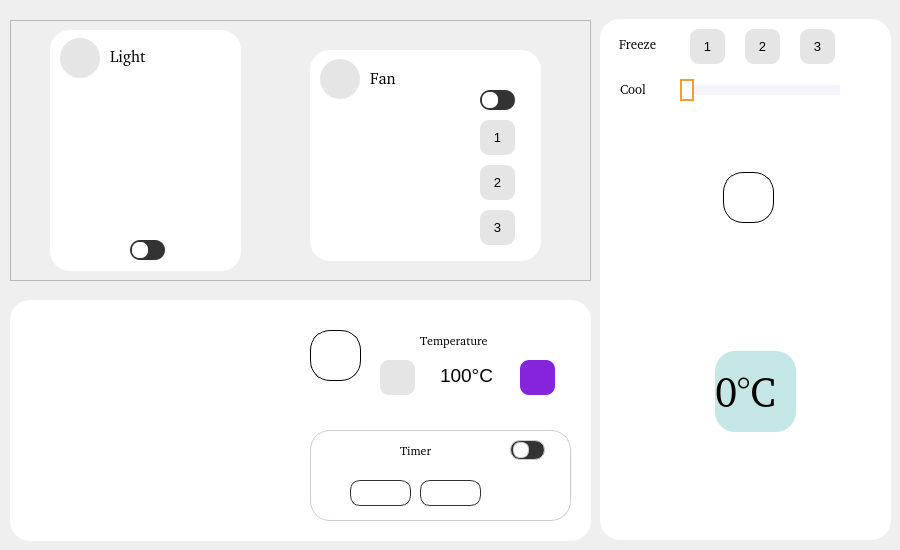
    <widget class="QWidget" name="page_3">
     <widget class="QFrame" name="frame_5">
      <property name="geometry">
       <rect>
        <x>10</x>
        <y>20</y>
        <width>581</width>
        <height>261</height>
       </rect>
      </property>
      <property name="font">
       <font>
        <pointsize>13</pointsize>
       </font>
      </property>
      <property name="styleSheet">
       <string notr="true"/>
      </property>
      <property name="frameShape">
       <enum>QFrame::StyledPanel</enum>
      </property>
      <property name="frameShadow">
       <enum>QFrame::Raised</enum>
      </property>
      <widget class="QFrame" name="frame_20">
       <property name="geometry">
        <rect>
         <x>40</x>
         <y>10</y>
         <width>191</width>
         <height>241</height>
        </rect>
       </property>
       <property name="styleSheet">
        <string notr="true">background-color: #fff;
border-radius: 20px;</string>
       </property>
       <property name="frameShape">
        <enum>QFrame::StyledPanel</enum>
       </property>
       <property name="frameShadow">
        <enum>QFrame::Raised</enum>
       </property>
       <widget class="QPushButton" name="btn_light_kit">
        <property name="geometry">
         <rect>
          <x>82</x>
          <y>212</y>
          <width>16</width>
          <height>16</height>
         </rect>
        </property>
        <property name="styleSheet">
         <string notr="true">border-radius:7px;
background-color: #fff;</string>
        </property>
        <property name="text">
         <string/>
        </property>
       </widget>
       <widget class="QLabel" name="lb_light_kit">
        <property name="geometry">
         <rect>
          <x>80</x>
          <y>210</y>
          <width>35</width>
          <height>20</height>
         </rect>
        </property>
        <property name="styleSheet">
         <string notr="true">background:#333;
border-radius:10px;</string>
        </property>
        <property name="text">
         <string/>
        </property>
       </widget>
       <widget class="QLabel" name="lb_img_light_kit">
        <property name="geometry">
         <rect>
          <x>30</x>
          <y>50</y>
          <width>141</width>
          <height>141</height>
         </rect>
        </property>
        <property name="styleSheet">
         <string notr="true">image: url(:/img/img/lamp_off.png);</string>
        </property>
        <property name="text">
         <string/>
        </property>
       </widget>
       <widget class="QFrame" name="frame_30">
        <property name="geometry">
         <rect>
          <x>10</x>
          <y>3</y>
          <width>111</width>
          <height>51</height>
         </rect>
        </property>
        <property name="frameShape">
         <enum>QFrame::StyledPanel</enum>
        </property>
        <property name="frameShadow">
         <enum>QFrame::Raised</enum>
        </property>
        <widget class="QLabel" name="label_47">
         <property name="geometry">
          <rect>
           <x>0</x>
           <y>5</y>
           <width>40</width>
           <height>40</height>
          </rect>
         </property>
         <property name="styleSheet">
          <string notr="true">background-color: #e5e5e5;
border-radius:20px;</string>
         </property>
         <property name="text">
          <string/>
         </property>
        </widget>
        <widget class="QLabel" name="label_48">
         <property name="geometry">
          <rect>
           <x>10</x>
           <y>15</y>
           <width>21</width>
           <height>21</height>
          </rect>
         </property>
         <property name="styleSheet">
          <string notr="true">background-color: #e5e5e5;</string>
         </property>
         <property name="text">
          <string/>
         </property>
         <property name="pixmap">
          <pixmap resource="rsc.qrc">:/img/img/light-bulb.png</pixmap>
         </property>
        </widget>
        <widget class="QLabel" name="label_49">
         <property name="geometry">
          <rect>
           <x>50</x>
           <y>7</y>
           <width>51</width>
           <height>31</height>
          </rect>
         </property>
         <property name="font">
          <font>
           <family>#9Slide03 Ample</family>
           <pointsize>12</pointsize>
          </font>
         </property>
         <property name="text">
          <string>Light</string>
         </property>
        </widget>
       </widget>
       <zorder>lb_light_kit</zorder>
       <zorder>btn_light_kit</zorder>
       <zorder>lb_img_light_kit</zorder>
       <zorder>frame_30</zorder>
      </widget>
      <widget class="QFrame" name="frame_22">
       <property name="geometry">
        <rect>
         <x>300</x>
         <y>30</y>
         <width>231</width>
         <height>211</height>
        </rect>
       </property>
       <property name="styleSheet">
        <string notr="true">background-color: #fff;
border-radius: 20px;</string>
       </property>
       <property name="frameShape">
        <enum>QFrame::StyledPanel</enum>
       </property>
       <property name="frameShadow">
        <enum>QFrame::Raised</enum>
       </property>
       <widget class="QPushButton" name="btn_fan_kit">
        <property name="geometry">
         <rect>
          <x>172</x>
          <y>42</y>
          <width>16</width>
          <height>16</height>
         </rect>
        </property>
        <property name="styleSheet">
         <string notr="true">border-radius:7px;
background-color: #fff;</string>
        </property>
        <property name="text">
         <string/>
        </property>
       </widget>
       <widget class="QLabel" name="lb_fan_kit">
        <property name="geometry">
         <rect>
          <x>170</x>
          <y>40</y>
          <width>35</width>
          <height>20</height>
         </rect>
        </property>
        <property name="styleSheet">
         <string notr="true">background:#333;
border-radius:10px;</string>
        </property>
        <property name="text">
         <string/>
        </property>
       </widget>
       <widget class="QLabel" name="lb_img_fan_kit">
        <property name="geometry">
         <rect>
          <x>12</x>
          <y>60</y>
          <width>141</width>
          <height>138</height>
         </rect>
        </property>
        <property name="styleSheet">
         <string notr="true">image: url(:/img/img/fan_off.png);</string>
        </property>
        <property name="text">
         <string/>
        </property>
       </widget>
       <widget class="QPushButton" name="btn_mode1_fan_kit">
        <property name="geometry">
         <rect>
          <x>170</x>
          <y>70</y>
          <width>35</width>
          <height>35</height>
         </rect>
        </property>
        <property name="font">
         <font>
          <pointsize>10</pointsize>
         </font>
        </property>
        <property name="styleSheet">
         <string notr="true">background:#e5e5e5;
color: #000;
border-radius:9px;</string>
        </property>
        <property name="text">
         <string>1</string>
        </property>
        <property name="iconSize">
         <size>
          <width>20</width>
          <height>20</height>
         </size>
        </property>
       </widget>
       <widget class="QPushButton" name="btn_mode2_fan_kit">
        <property name="geometry">
         <rect>
          <x>170</x>
          <y>115</y>
          <width>35</width>
          <height>35</height>
         </rect>
        </property>
        <property name="font">
         <font>
          <pointsize>10</pointsize>
         </font>
        </property>
        <property name="styleSheet">
         <string notr="true">background:#e5e5e5;
color: #000;
border-radius:9px;</string>
        </property>
        <property name="text">
         <string>2</string>
        </property>
        <property name="iconSize">
         <size>
          <width>20</width>
          <height>20</height>
         </size>
        </property>
       </widget>
       <widget class="QPushButton" name="btn_mode3_fan_kit">
        <property name="geometry">
         <rect>
          <x>170</x>
          <y>160</y>
          <width>35</width>
          <height>35</height>
         </rect>
        </property>
        <property name="font">
         <font>
          <pointsize>10</pointsize>
         </font>
        </property>
        <property name="styleSheet">
         <string notr="true">background:#e5e5e5;
color: #000;
border-radius:9px;</string>
        </property>
        <property name="text">
         <string>3</string>
        </property>
        <property name="iconSize">
         <size>
          <width>20</width>
          <height>20</height>
         </size>
        </property>
       </widget>
       <widget class="QFrame" name="frame_29">
        <property name="geometry">
         <rect>
          <x>10</x>
          <y>4</y>
          <width>111</width>
          <height>51</height>
         </rect>
        </property>
        <property name="frameShape">
         <enum>QFrame::StyledPanel</enum>
        </property>
        <property name="frameShadow">
         <enum>QFrame::Raised</enum>
        </property>
        <widget class="QLabel" name="label_44">
         <property name="geometry">
          <rect>
           <x>0</x>
           <y>5</y>
           <width>40</width>
           <height>40</height>
          </rect>
         </property>
         <property name="styleSheet">
          <string notr="true">background-color: #e5e5e5;
border-radius:20px;</string>
         </property>
         <property name="text">
          <string/>
         </property>
        </widget>
        <widget class="QLabel" name="label_45">
         <property name="geometry">
          <rect>
           <x>10</x>
           <y>15</y>
           <width>21</width>
           <height>21</height>
          </rect>
         </property>
         <property name="styleSheet">
          <string notr="true">background-color: #e5e5e5;</string>
         </property>
         <property name="text">
          <string/>
         </property>
         <property name="pixmap">
          <pixmap resource="rsc.qrc">:/img/img/fan.png</pixmap>
         </property>
        </widget>
        <widget class="QLabel" name="label_46">
         <property name="geometry">
          <rect>
           <x>50</x>
           <y>14</y>
           <width>31</width>
           <height>20</height>
          </rect>
         </property>
         <property name="font">
          <font>
           <family>#9Slide03 Ample</family>
           <pointsize>12</pointsize>
          </font>
         </property>
         <property name="text">
          <string>Fan</string>
         </property>
        </widget>
       </widget>
       <zorder>lb_fan_kit</zorder>
       <zorder>btn_fan_kit</zorder>
       <zorder>lb_img_fan_kit</zorder>
       <zorder>btn_mode1_fan_kit</zorder>
       <zorder>btn_mode2_fan_kit</zorder>
       <zorder>btn_mode3_fan_kit</zorder>
       <zorder>frame_29</zorder>
      </widget>
     </widget>
     <widget class="QFrame" name="frame_6">
      <property name="geometry">
       <rect>
        <x>10</x>
        <y>300</y>
        <width>581</width>
        <height>241</height>
       </rect>
      </property>
      <property name="styleSheet">
       <string notr="true">background-color: #fff;
border-radius: 20px;</string>
      </property>
      <property name="frameShape">
       <enum>QFrame::StyledPanel</enum>
      </property>
      <property name="frameShadow">
       <enum>QFrame::Raised</enum>
      </property>
      <widget class="QLabel" name="lb_img_oven_kit">
       <property name="geometry">
        <rect>
         <x>10</x>
         <y>10</y>
         <width>271</width>
         <height>221</height>
        </rect>
       </property>
       <property name="styleSheet">
        <string notr="true">image: url(:/img/img/oven_off.png);</string>
       </property>
       <property name="text">
        <string/>
       </property>
      </widget>
      <widget class="QPushButton" name="btn_oven_kit">
       <property name="geometry">
        <rect>
         <x>300</x>
         <y>30</y>
         <width>51</width>
         <height>51</height>
        </rect>
       </property>
       <property name="font">
        <font>
         <pointsize>9</pointsize>
        </font>
       </property>
       <property name="styleSheet">
        <string notr="true">border:1px solid #000;
background-color: #fff;
border-radius:20px;</string>
       </property>
       <property name="text">
        <string/>
       </property>
       <property name="icon">
        <iconset resource="rsc.qrc">
         <normaloff>:/icon/icon/power.svg</normaloff>:/icon/icon/power.svg</iconset>
       </property>
       <property name="iconSize">
        <size>
         <width>25</width>
         <height>25</height>
        </size>
       </property>
      </widget>
      <widget class="QFrame" name="frame_23">
       <property name="geometry">
        <rect>
         <x>300</x>
         <y>130</y>
         <width>261</width>
         <height>91</height>
        </rect>
       </property>
       <property name="styleSheet">
        <string notr="true">background-color: #fff;
border: 1px solid #ccc;
border-radius: 20px;</string>
       </property>
       <property name="frameShape">
        <enum>QFrame::StyledPanel</enum>
       </property>
       <property name="frameShadow">
        <enum>QFrame::Raised</enum>
       </property>
       <widget class="QLabel" name="lb_timer_kit">
        <property name="geometry">
         <rect>
          <x>200</x>
          <y>10</y>
          <width>35</width>
          <height>20</height>
         </rect>
        </property>
        <property name="styleSheet">
         <string notr="true">background:#333;
border-radius:10px;</string>
        </property>
        <property name="text">
         <string/>
        </property>
       </widget>
       <widget class="QPushButton" name="btn_timer_kit">
        <property name="geometry">
         <rect>
          <x>203</x>
          <y>12</y>
          <width>16</width>
          <height>16</height>
         </rect>
        </property>
        <property name="styleSheet">
         <string notr="true">border-radius:7px;
background-color: #fff;</string>
        </property>
        <property name="text">
         <string/>
        </property>
       </widget>
       <widget class="QLabel" name="label_9">
        <property name="geometry">
         <rect>
          <x>90</x>
          <y>10</y>
          <width>51</width>
          <height>21</height>
         </rect>
        </property>
        <property name="font">
         <font>
          <family>#9Slide03 AmpleSoft</family>
         </font>
        </property>
        <property name="styleSheet">
         <string notr="true">border: none;</string>
        </property>
        <property name="text">
         <string>Timer</string>
        </property>
       </widget>
       <widget class="QComboBox" name="cb_timer_h_kit">
        <property name="geometry">
         <rect>
          <x>40</x>
          <y>50</y>
          <width>61</width>
          <height>26</height>
         </rect>
        </property>
        <property name="styleSheet">
         <string notr="true">QComboBox{
border: 1px solid #333;
border-radius: 10px;
font-size: 14px;
background-color: #fff;
color: #000;
padding-left:15px;
}

QComboBox::drop-down{
    border:                 none;
    color:                      rgb(255, 255, 255);
    padding-right:                    5px;
}

QComboBox::down-arrow{
    image:                      url(:/icon/icon/chevron-down.svg);
    padding-right:          5px;
}

QListView::item:selected {
      border: 1px solid #6a6ea9;
  }

  QListView::item:selected:!active {
      background: qlineargradient(x1: 0, y1: 0, x2: 0, y2: 1,
                                  stop: 0 #ABAFE5, stop: 1 #8588B2);
  }

  QListView::item:selected:active {
      background: qlineargradient(x1: 0, y1: 0, x2: 0, y2: 1,
                                  stop: 0 #6a6ea9, stop: 1 #888dd9);
  }

  QListView::item:hover {
      background: qlineargradient(x1: 0, y1: 0, x2: 0, y2: 1,
                                  stop: 0 #FAFBFE, stop: 1 #DCDEF1);
  }</string>
        </property>
       </widget>
       <widget class="QComboBox" name="cb_timer_m_kit">
        <property name="geometry">
         <rect>
          <x>110</x>
          <y>50</y>
          <width>61</width>
          <height>26</height>
         </rect>
        </property>
        <property name="styleSheet">
         <string notr="true">QComboBox{
border: 1px solid #333;
border-radius: 10px;
font-size: 14px;
background-color: #fff;
color: #000;
padding-left:15px;
}

QComboBox::drop-down{
    border:                 none;
    color:                      rgb(255, 255, 255);
    padding-right:                    5px;
}

QComboBox::down-arrow{
    image:                      url(:/icon/icon/chevron-down.svg);
    padding-right:          5px;
}

QListView::item:selected {
      border: 1px solid #6a6ea9;
  }

  QListView::item:selected:!active {
      background: qlineargradient(x1: 0, y1: 0, x2: 0, y2: 1,
                                  stop: 0 #ABAFE5, stop: 1 #8588B2);
  }

  QListView::item:selected:active {
      background: qlineargradient(x1: 0, y1: 0, x2: 0, y2: 1,
                                  stop: 0 #6a6ea9, stop: 1 #888dd9);
  }

  QListView::item:hover {
      background: qlineargradient(x1: 0, y1: 0, x2: 0, y2: 1,
                                  stop: 0 #FAFBFE, stop: 1 #DCDEF1);
  }</string>
        </property>
       </widget>
      </widget>
      <widget class="QFrame" name="frame_24">
       <property name="geometry">
        <rect>
         <x>360</x>
         <y>20</y>
         <width>201</width>
         <height>91</height>
        </rect>
       </property>
       <property name="frameShape">
        <enum>QFrame::StyledPanel</enum>
       </property>
       <property name="frameShadow">
        <enum>QFrame::Raised</enum>
       </property>
       <widget class="QPushButton" name="btn_down_temp_kit">
        <property name="geometry">
         <rect>
          <x>10</x>
          <y>40</y>
          <width>35</width>
          <height>35</height>
         </rect>
        </property>
        <property name="font">
         <font>
          <pointsize>9</pointsize>
         </font>
        </property>
        <property name="styleSheet">
         <string notr="true">background:#e5e5e5;
border-radius:9px;</string>
        </property>
        <property name="text">
         <string/>
        </property>
        <property name="icon">
         <iconset resource="rsc.qrc">
          <normaloff>:/icon/icon/minus.svg</normaloff>:/icon/icon/minus.svg</iconset>
        </property>
        <property name="iconSize">
         <size>
          <width>16</width>
          <height>16</height>
         </size>
        </property>
       </widget>
       <widget class="QLabel" name="label_24">
        <property name="geometry">
         <rect>
          <x>50</x>
          <y>10</y>
          <width>121</width>
          <height>21</height>
         </rect>
        </property>
        <property name="font">
         <font>
          <family>#9Slide03 AmpleSoft</family>
         </font>
        </property>
        <property name="styleSheet">
         <string notr="true">border: none;</string>
        </property>
        <property name="text">
         <string>Temperature</string>
        </property>
       </widget>
       <widget class="QPushButton" name="btn_up_temp_kit">
        <property name="geometry">
         <rect>
          <x>150</x>
          <y>40</y>
          <width>35</width>
          <height>35</height>
         </rect>
        </property>
        <property name="font">
         <font>
          <pointsize>9</pointsize>
         </font>
        </property>
        <property name="styleSheet">
         <string notr="true">background:#8624db;
border-radius:9px;</string>
        </property>
        <property name="text">
         <string/>
        </property>
        <property name="icon">
         <iconset resource="rsc.qrc">
          <normaloff>:/icon/icon/plus.svg</normaloff>:/icon/icon/plus.svg</iconset>
        </property>
        <property name="iconSize">
         <size>
          <width>16</width>
          <height>16</height>
         </size>
        </property>
       </widget>
       <widget class="QLabel" name="lb_temp_kit">
        <property name="geometry">
         <rect>
          <x>70</x>
          <y>45</y>
          <width>61</width>
          <height>21</height>
         </rect>
        </property>
        <property name="font">
         <font>
          <pointsize>14</pointsize>
         </font>
        </property>
        <property name="styleSheet">
         <string notr="true">border: none;</string>
        </property>
        <property name="text">
         <string>100°C</string>
        </property>
       </widget>
      </widget>
     </widget>
     <widget class="QFrame" name="frame_21">
      <property name="geometry">
       <rect>
        <x>600</x>
        <y>19</y>
        <width>291</width>
        <height>521</height>
       </rect>
      </property>
      <property name="styleSheet">
       <string notr="true">background-color: #fff;
border-radius: 20px;</string>
      </property>
      <property name="frameShape">
       <enum>QFrame::StyledPanel</enum>
      </property>
      <property name="frameShadow">
       <enum>QFrame::Raised</enum>
      </property>
      <widget class="QLabel" name="label_26">
       <property name="geometry">
        <rect>
         <x>30</x>
         <y>100</y>
         <width>239</width>
         <height>400</height>
        </rect>
       </property>
       <property name="text">
        <string/>
       </property>
       <property name="pixmap">
        <pixmap resource="rsc.qrc">:/img/img/refrigerator.png</pixmap>
       </property>
      </widget>
      <widget class="QLabel" name="label_27">
       <property name="geometry">
        <rect>
         <x>19</x>
         <y>15</y>
         <width>61</width>
         <height>21</height>
        </rect>
       </property>
       <property name="font">
        <font>
         <family>#9Slide03 AmpleSoft</family>
         <pointsize>10</pointsize>
        </font>
       </property>
       <property name="styleSheet">
        <string notr="true">border: none;</string>
       </property>
       <property name="text">
        <string>Freeze</string>
       </property>
      </widget>
      <widget class="QPushButton" name="btn_mode1_re_kit">
       <property name="geometry">
        <rect>
         <x>90</x>
         <y>10</y>
         <width>35</width>
         <height>35</height>
        </rect>
       </property>
       <property name="font">
        <font>
         <pointsize>10</pointsize>
        </font>
       </property>
       <property name="styleSheet">
        <string notr="true">background:#e5e5e5;
color: #000;
border-radius:9px;</string>
       </property>
       <property name="text">
        <string>1</string>
       </property>
       <property name="iconSize">
        <size>
         <width>20</width>
         <height>20</height>
        </size>
       </property>
      </widget>
      <widget class="QPushButton" name="btn_mode2_re_kit">
       <property name="geometry">
        <rect>
         <x>145</x>
         <y>10</y>
         <width>35</width>
         <height>35</height>
        </rect>
       </property>
       <property name="font">
        <font>
         <pointsize>10</pointsize>
        </font>
       </property>
       <property name="styleSheet">
        <string notr="true">background:#e5e5e5;
color: #000;
border-radius:9px;</string>
       </property>
       <property name="text">
        <string>2</string>
       </property>
       <property name="iconSize">
        <size>
         <width>20</width>
         <height>20</height>
        </size>
       </property>
      </widget>
      <widget class="QPushButton" name="btn_mode3_re_kit">
       <property name="geometry">
        <rect>
         <x>200</x>
         <y>10</y>
         <width>35</width>
         <height>35</height>
        </rect>
       </property>
       <property name="font">
        <font>
         <pointsize>10</pointsize>
        </font>
       </property>
       <property name="styleSheet">
        <string notr="true">background:#e5e5e5;
color: #000;
border-radius:9px;</string>
       </property>
       <property name="text">
        <string>3</string>
       </property>
       <property name="iconSize">
        <size>
         <width>20</width>
         <height>20</height>
        </size>
       </property>
      </widget>
      <widget class="QLabel" name="label_28">
       <property name="geometry">
        <rect>
         <x>20</x>
         <y>60</y>
         <width>61</width>
         <height>21</height>
        </rect>
       </property>
       <property name="font">
        <font>
         <family>#9Slide03 AmpleSoft</family>
         <pointsize>10</pointsize>
        </font>
       </property>
       <property name="styleSheet">
        <string notr="true">border: none;</string>
       </property>
       <property name="text">
        <string>Cool</string>
       </property>
      </widget>
      <widget class="QSlider" name="horizontalSlider">
       <property name="geometry">
        <rect>
         <x>80</x>
         <y>60</y>
         <width>160</width>
         <height>22</height>
        </rect>
       </property>
       <property name="styleSheet">
        <string notr="true">QSlider::groove:horizontal {
        height: 10px;
        border-radius: 8px;
}

QSlider::sub-page:horizontal {
		background-color: qlineargradient(spread:pad, x1:0, y1:0.528, x2:1, y2:0.523, stop:0 rgba(83, 211, 209, 255), stop:1 rgba(254, 178, 73, 255));
        height: 16px;
        border-radius: 8px;
}

QSlider::add-page:horizontal {
        background: rgb(245, 243, 251);
        height: 16px;
        border-radius: 8px;
}

QSlider::handle:horizontal {
        background: white;
        border: 2px solid #f79b39;
        width: 10px;
        height: 10px;
        margin-top: -6px;
        margin-bottom: -6px;
        border-radius: 10px;
}</string>
       </property>
       <property name="minimum">
        <number>0</number>
       </property>
       <property name="maximum">
        <number>10</number>
       </property>
       <property name="orientation">
        <enum>Qt::Horizontal</enum>
       </property>
      </widget>
      <widget class="QPushButton" name="btn_re_kit">
       <property name="geometry">
        <rect>
         <x>123</x>
         <y>153</y>
         <width>51</width>
         <height>51</height>
        </rect>
       </property>
       <property name="font">
        <font>
         <pointsize>9</pointsize>
        </font>
       </property>
       <property name="styleSheet">
        <string notr="true">border:1px solid #000;
background-color: #fff;
border-radius:20px;</string>
       </property>
       <property name="text">
        <string/>
       </property>
       <property name="icon">
        <iconset resource="rsc.qrc">
         <normaloff>:/icon/icon/power.svg</normaloff>:/icon/icon/power.svg</iconset>
       </property>
       <property name="iconSize">
        <size>
         <width>25</width>
         <height>25</height>
        </size>
       </property>
      </widget>
      <widget class="QLabel" name="lb_tempre_kit">
       <property name="geometry">
        <rect>
         <x>115</x>
         <y>332</y>
         <width>81</width>
         <height>81</height>
        </rect>
       </property>
       <property name="font">
        <font>
         <family>#9Slide03 AmpleSoft</family>
         <pointsize>30</pointsize>
        </font>
       </property>
       <property name="styleSheet">
        <string notr="true">background-color: #C4E7E5;</string>
       </property>
       <property name="text">
        <string>0°C</string>
       </property>
      </widget>
     </widget>
    </widget>
